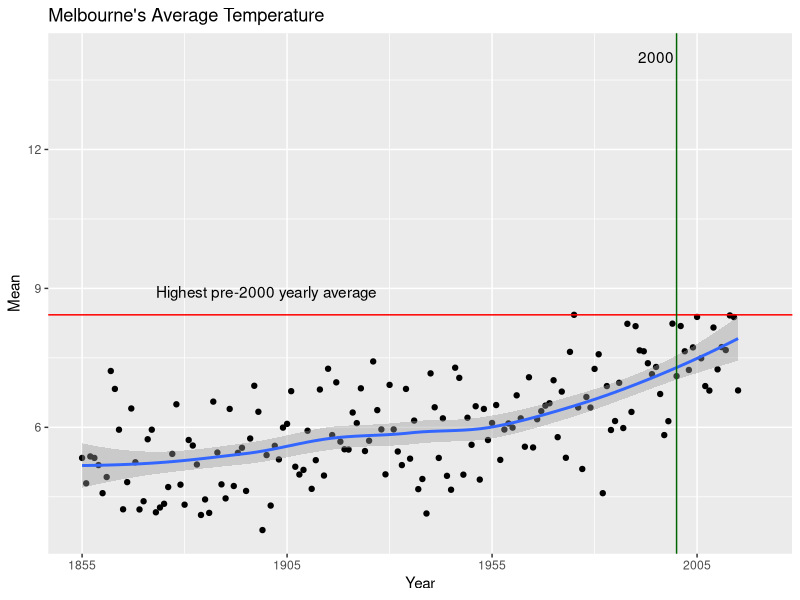

This figure's R source:
library(ggplot2)
library(dplyr)

data1<-read.csv("data/melbourne.csv", header = TRUE)

input <- select(data1, c(4:6,8)) %>%
        filter(Month == 7) %>%
        filter(Year >= 1855 & Year <= 2015) %>%
        group_by(Year) %>%
        summarise(Mean = mean(Min))

mt <- as.numeric(
        input %>%
                filter (Year <2000) %>%
                summarise(max(Mean, na.rm=TRUE))
)


ggplot(input, aes(Year,Mean)) + 
        geom_point() + 
        geom_smooth(method=loess) + 
        geom_hline(yintercept = mt, color="red") +
        geom_vline(xintercept = 2000, color="darkgreen", linetype = "solid") +
        ggtitle("Melbourne's Average Temperature") + 
        annotate("text", label = "Highest pre-2000 yearly average", x = 1900, y = mt+0.5) +
        annotate("text", label = "2000", x = 1995, y = 14) + 
        scale_x_continuous("Year",limits=c(1855,2020), breaks=seq(1855,2020, 50))
